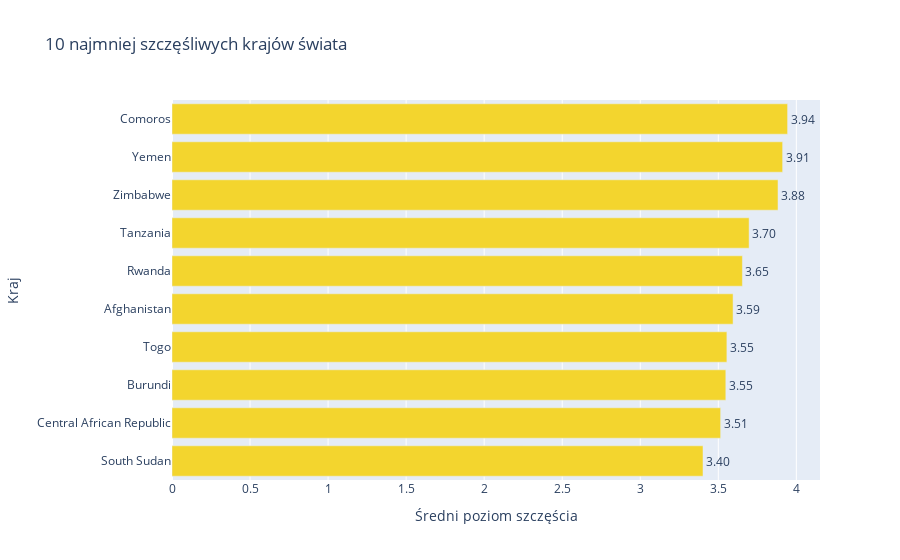

Source (notebook cell):
### Markdown cell above
---

### Code cell
#10 najmniej szczesliwych krajow
bottom10 = mean_life.tail(10)

fig_bottom = px.bar(
    bottom10,
    x="life_ladder",
    y="country",
    orientation="h",
    text="life_ladder",
    color_discrete_sequence=["#f3d52e"],
    labels={"life_ladder": "Średni poziom szczęścia", "country": "Kraj"},
    title="10 najmniej szczęśliwych krajów świata"
)

fig_bottom.update_traces(texttemplate='%{text:.2f}', textposition='outside')
fig_bottom.update_layout(yaxis={'categoryorder':'total ascending'})
fig_bottom.show()

### Figure 1 — Plotly figure (JSON) as saved in the notebook; plotly's stock layout.template omitted (floating-point values rounded to 4 significant figures)
{"data": [{"hovertemplate": "Średni poziom szczęścia=%{text}<br>Kraj=%{y}<extra></extra>", "legendgroup": "", "marker": {"color": "#f3d52e", "pattern": {"shape": ""}}, "name": "", "orientation": "h", "showlegend": false, "text": [3.944, 3.912, 3.883, 3.697, 3.654, 3.595, 3.555, 3.548, 3.515, 3.402], "textposition": "outside", "texttemplate": "%{text:.2f}", "type": "bar", "x": [3.944, 3.912, 3.883, 3.697, 3.654, 3.595, 3.555, 3.548, 3.515, 3.402], "xaxis": "x", "y": ["Comoros", "Yemen", "Zimbabwe", "Tanzania", "Rwanda", "Afghanistan", "Togo", "Burundi", "Central African Republic", "South Sudan"], "yaxis": "y"}], "layout": {"barmode": "relative", "legend": {"tracegroupgap": 0}, "title": {"text": "10 najmniej szczęśliwych krajów świata"}, "xaxis": {"anchor": "y", "domain": [0, 1], "title": {"text": "Średni poziom szczęścia"}}, "yaxis": {"anchor": "x", "categoryorder": "total ascending", "domain": [0, 1], "title": {"text": "Kraj"}}}}
